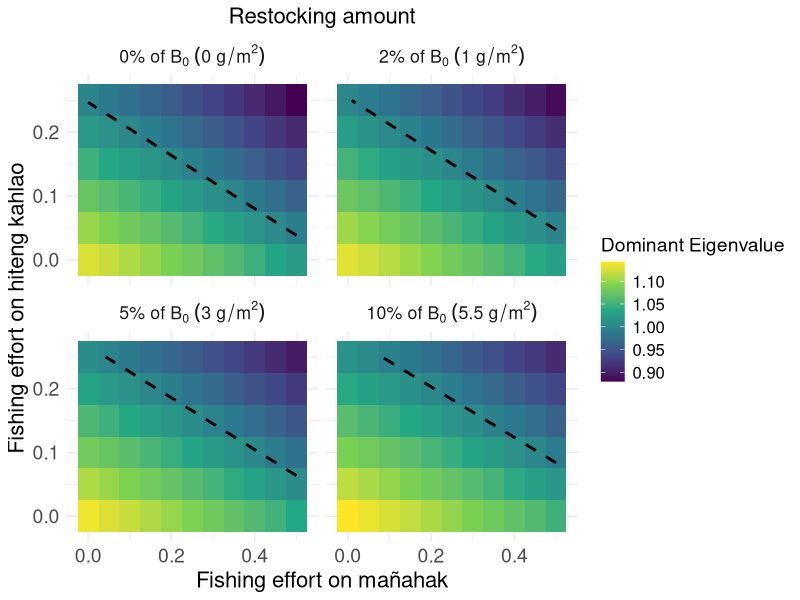
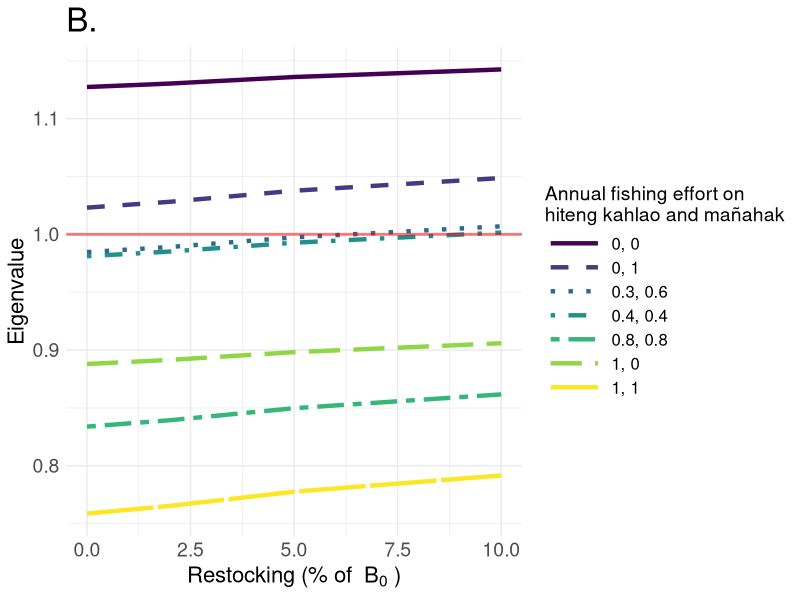
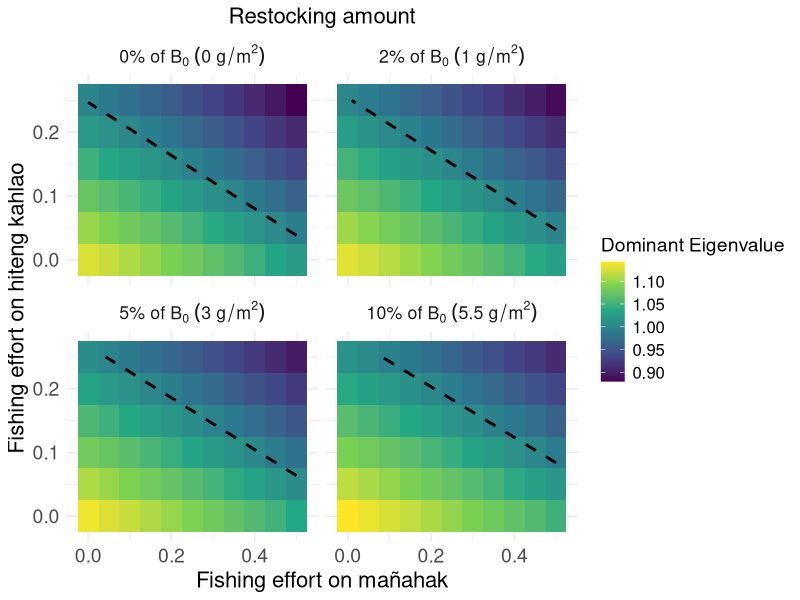

Here is the R script that generated these plots, in order:
library(tidyverse)
library(viridis)

# Parameters
juvenile_mortality <- 0.9 / 2
subadult_mortality <- 0.54 / 2
adult_mortality <- 0.33 / 2
juvenile_survival_rate <- 1 - juvenile_mortality
subadult_survival_rate <- 1 - subadult_mortality
adult_survival_rate <-  1 - adult_mortality

juvenile_to_subadult_rate <- 1
subadult_to_adult_rate <- 0.5

reproduction_rate <- 2
reproduction_rate_2 <- 1.5

carrying_capacity <- 68
time_steps <- 200

# Parameter ranges
fishing_effort_values <- seq(0, 0.5, by = 0.05)
restocking_values <- c(0, 1, 3, 5.5) # Restocking scenarios

#Current fishing for burn in
F_current_instantaneous <- 0.09 
F_current_discrete <- (1 - exp(-F_current_instantaneous)) / 2
F_current_discrete

F_current_discrete_juv <- 0.01


run_simulation <- function(F_adults, F_juveniles, restocked_juveniles, burn_in_time = 100) {
  juvenile_population <- 10
  subadult_population <- 10
  adult_population <- 10
  
  # Store population over time and eigenvalues
  population_over_time <- numeric(time_steps)
  eigenvalues_over_time <- numeric(time_steps) 
  restocked_dagge_values <- numeric(time_steps) 
  
  for (t in 1:time_steps) {
    if (t <= burn_in_time) {
      F_adults_current <- F_current_discrete
      F_juveniles_current <- F_current_discrete_juv
      restocking <- 0
    } else {
      F_adults_current <- F_adults
      F_juveniles_current <- F_juveniles
      restocking <- restocked_juveniles
    }
    
    current_reproduction_rate <- ifelse(t %% 2 == 0, reproduction_rate, reproduction_rate_2)
    
    total_population <- juvenile_population + subadult_population + adult_population
    new_juveniles <- adult_population * current_reproduction_rate * (1 - total_population / carrying_capacity)
    surviving_juveniles <- juvenile_population * juvenile_survival_rate * (1 - F_juveniles_current)
    new_subadults <- juvenile_population * juvenile_to_subadult_rate
    surviving_subadults <- subadult_population * subadult_survival_rate
    new_adults <- subadult_population * subadult_to_adult_rate
    surviving_adults <- adult_population * adult_survival_rate * (1 - F_adults_current)
    
    if (t %% 2 == 0) {
      juvenile_population <- max(0, new_juveniles + surviving_juveniles - new_subadults - restocking)
      restocked_dagge <- restocking + (2.35 * (1 - restocking / carrying_capacity))
      
      restocked_dagge_values[t] <- restocked_dagge  # Store restocked dagge value
      subadult_population <- max(0, new_subadults + surviving_subadults - new_adults + restocked_dagge)
    } else {
      juvenile_population <- max(0, new_juveniles + surviving_juveniles - new_subadults)
      subadult_population <- max(0, new_subadults + surviving_subadults - new_adults)
    }
    
    adult_population <- max(0, new_adults + surviving_adults)
    
    # Store total population at each timestep
    total_population <- juvenile_population + subadult_population + adult_population
    population_over_time[t] <- total_population 
    
    # Construct the population transition matrix
    transition_matrix <- matrix(c(
      0, 0, current_reproduction_rate - (restocking / carrying_capacity),  # Juvenile production
      juvenile_survival_rate * (1 - F_juveniles_current) * juvenile_to_subadult_rate + (restocking + (2.35 * (1 - restocking / carrying_capacity))) / carrying_capacity, 0, 0,  # Juvenile survival to subadult
      0, subadult_survival_rate * subadult_to_adult_rate, adult_survival_rate * (1 - F_adults_current)  # Subadult survival & transition
    ), nrow = 3, byrow = TRUE)
    
    # Compute the dominant eigenvalue (growth rate)
    eigenvalues <- eigen(transition_matrix)$values
    dominant_eigenvalue <- max(Re(eigenvalues))  # Take the real part
    eigenvalues_over_time[t] <- dominant_eigenvalue
  }
  
  return(list(
    avg_population_last_20 = mean(population_over_time[(time_steps - 19):time_steps]),
    avg_eigenvalue_last_20 = mean(eigenvalues_over_time[(time_steps - 19):time_steps])  # Average last 20 timesteps
  ))
}



all_results <- data.frame()

for (restocked_juveniles in restocking_values) {
  sensitivity_results <- expand.grid(
    F_adults = fishing_effort_values,
    F_juveniles = fishing_effort_values
  ) %>%
    mutate(
      Avg_Total_Population = 0,
      Avg_Eigenvalue = 0  # New column for eigenvalues
    )
  
  reference_population <- run_simulation(
    F_adults = 0,
    F_juveniles = 0,
    restocked_juveniles = 0,
    burn_in_time = 100
  )
  
  for (i in seq_len(nrow(sensitivity_results))) {
    sim_result <- run_simulation(
      F_adults = sensitivity_results$F_adults[i],
      F_juveniles = sensitivity_results$F_juveniles[i],
      restocked_juveniles = restocked_juveniles,
      burn_in_time = 100
    )
    
    sensitivity_results$Avg_Total_Population[i] <- sim_result$avg_population_last_20
    sensitivity_results$Avg_Eigenvalue[i] <- sim_result$avg_eigenvalue_last_20
  }
  
  sensitivity_results <- sensitivity_results %>%
    mutate(
      Relative_Population = Avg_Total_Population / reference_population$avg_population_last_20,
      Restocking_Percent = round((restocked_juveniles / reference_population$avg_population_last_20) * 100, 0)
    )
  
  all_results <- bind_rows(all_results, sensitivity_results)
}


# Create labels with the correct expressions for each Restocking_Percent
all_results$Restocking_Label <- dplyr::case_when(
  all_results$Restocking_Percent == 0 ~ "0*'%'~of~B[0]~(0~g/m^2)",
  all_results$Restocking_Percent == 2 ~ "2*'%'~of~B[0]~(1~g/m^2)",
  all_results$Restocking_Percent == 5 ~ "5*'%'~of~B[0]~(3~g/m^2)",
  all_results$Restocking_Percent == 10 ~ "10*'%'~of~B[0]~(5.5~g/m^2)"
)

# Convert Restocking_Label to a factor and ensure its order aligns with Restocking_Percent
all_results$Restocking_Label <- factor(all_results$Restocking_Label,
                                       levels = c("0*'%'~of~B[0]~(0~g/m^2)", 
                                                  "2*'%'~of~B[0]~(1~g/m^2)", 
                                                  "5*'%'~of~B[0]~(3~g/m^2)",
                                                  "10*'%'~of~B[0]~(5.5~g/m^2)"))




eigen_heatmap<-ggplot(all_results %>% filter(F_adults <=0.3), aes(x = F_juveniles, y = F_adults, fill = Avg_Eigenvalue)) +
  geom_tile() +
  geom_contour(
    aes(z = Avg_Eigenvalue), 
    breaks = 1, 
    color = "black", 
    linetype = "dashed", 
    linewidth = 1
  ) +
  facet_wrap(~Restocking_Label, labeller = label_parsed) +
  scale_fill_viridis_c(name = "Dominant Eigenvalue") +
  labs(
    x = "Fishing effort on mañahak",
    y = "Fishing effort on hiteng kahlao",
    title = "Restocking amount"
  ) +
  theme_minimal() +
  theme(
    text = element_text(size = 16),
    plot.title = element_text(size = 16, hjust = 0.5),
    axis.title = element_text(size = 16),
    axis.text = element_text(size = 14),
    legend.title = element_text(size = 14),
    legend.text = element_text(size = 12)
  )

eigen_heatmap

ggsave("~/Desktop/rabbitfish_eigenheatmap.png", eigen_heatmap, width=6, height=6, bg="transparent")


#line plot version?
# Modify the fishing scenario labels by multiplying each number by 2
line_data <- all_results %>%
  group_by(Restocking_Percent, F_adults, F_juveniles) %>%
  summarize(
    Avg_Eigenvalue = mean(Avg_Eigenvalue),
    .groups = "drop"
  ) %>%
  mutate(Fishing_Scenario = paste0(F_adults, ", ", F_juveniles))


subset_fishing_scenarios <- c(
  "0, 0",
  "0, 0.5",
  "0.15, 0.3",
  "0.2, 0.2",
  "0.4, 0.4",
  "0.5, 0",
  "0.5, 0.5"
)

subset_fishing_scenarios_modified <- sapply(subset_fishing_scenarios, function(x) {
  nums <- as.numeric(strsplit(x, ",")[[1]]) * 2
  paste(nums, collapse = ", ")
})

# Prepare data for line plot, filtered by selected fishing scenarios
line_data_subset <- line_data %>%
  filter(Fishing_Scenario %in% subset_fishing_scenarios)

figure4b<-ggplot(line_data_subset, aes(x = Restocking_Percent, y = Avg_Eigenvalue, 
                             color = Fishing_Scenario, linetype = Fishing_Scenario, 
                             group = Fishing_Scenario)) +
  geom_line(size = 1.5) +  # Increase line thickness
  scale_color_manual(values = viridis::viridis(length(subset_fishing_scenarios)), 
                     labels = subset_fishing_scenarios_modified,
                     name = "Annual fishing effort on \nhiteng kahlao and mañahak") +
  scale_linetype_manual(values = c("solid", "dashed", "dotted", "dotdash", "twodash", "longdash", "F1"), 
                        labels = subset_fishing_scenarios_modified,  # Use same labels as color
                        name = "Annual fishing effort on \nhiteng kahlao and mañahak") +  
  geom_hline(yintercept = 1, linetype = "solid", color = "red", linewidth = 1, alpha = 0.5) +  
  labs(
    x = bquote("Restocking (% of "~B[0]~")"),
    y = "Eigenvalue",
    title = ""
  ) +
  ggtitle("B.") +
  theme_minimal() +
  theme(
    text = element_text(size = 16),
    plot.title = element_text(size = 24),
    axis.title = element_text(size = 16),
    axis.text = element_text(size = 14),
    legend.title = element_text(size = 14),
    legend.text = element_text(size = 12),
    legend.key.width = unit(1.5, "cm")  # Adjust legend width if needed
  )

figure4b
